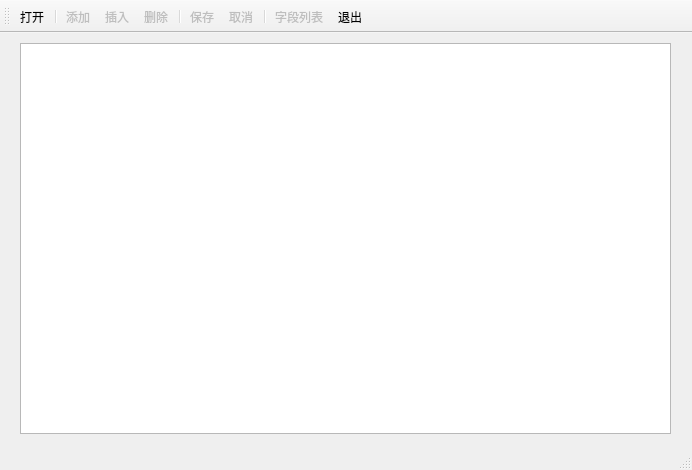
<?xml version="1.0" encoding="UTF-8"?>
<ui version="4.0">
 <class>MainWindow</class>
 <widget class="QMainWindow" name="MainWindow">
  <property name="geometry">
   <rect>
    <x>0</x>
    <y>0</y>
    <width>692</width>
    <height>470</height>
   </rect>
  </property>
  <property name="windowTitle">
   <string>QSqlRelationalTableModel的使用</string>
  </property>
  <widget class="QWidget" name="centralwidget">
   <widget class="QTableView" name="tableView">
    <property name="geometry">
     <rect>
      <x>20</x>
      <y>10</y>
      <width>651</width>
      <height>391</height>
     </rect>
    </property>
   </widget>
  </widget>
  <widget class="QStatusBar" name="statusbar"/>
  <widget class="QToolBar" name="toolBar">
   <property name="windowTitle">
    <string>toolBar</string>
   </property>
   <attribute name="toolBarArea">
    <enum>TopToolBarArea</enum>
   </attribute>
   <attribute name="toolBarBreak">
    <bool>false</bool>
   </attribute>
   <addaction name="action_open"/>
   <addaction name="separator"/>
   <addaction name="action_add"/>
   <addaction name="action_insert"/>
   <addaction name="action_delete"/>
   <addaction name="separator"/>
   <addaction name="action_save"/>
   <addaction name="action_cancel"/>
   <addaction name="separator"/>
   <addaction name="action_blockList"/>
   <addaction name="action_quit"/>
  </widget>
  <action name="action_open">
   <property name="text">
    <string>打开</string>
   </property>
   <property name="menuRole">
    <enum>QAction::NoRole</enum>
   </property>
  </action>
  <action name="action_add">
   <property name="enabled">
    <bool>false</bool>
   </property>
   <property name="text">
    <string>添加</string>
   </property>
   <property name="menuRole">
    <enum>QAction::NoRole</enum>
   </property>
  </action>
  <action name="action_insert">
   <property name="enabled">
    <bool>false</bool>
   </property>
   <property name="text">
    <string>插入</string>
   </property>
   <property name="menuRole">
    <enum>QAction::NoRole</enum>
   </property>
  </action>
  <action name="action_delete">
   <property name="enabled">
    <bool>false</bool>
   </property>
   <property name="text">
    <string>删除</string>
   </property>
   <property name="menuRole">
    <enum>QAction::NoRole</enum>
   </property>
  </action>
  <action name="action_save">
   <property name="enabled">
    <bool>false</bool>
   </property>
   <property name="text">
    <string>保存</string>
   </property>
   <property name="menuRole">
    <enum>QAction::NoRole</enum>
   </property>
  </action>
  <action name="action_cancel">
   <property name="enabled">
    <bool>false</bool>
   </property>
   <property name="text">
    <string>取消</string>
   </property>
   <property name="menuRole">
    <enum>QAction::NoRole</enum>
   </property>
  </action>
  <action name="action_blockList">
   <property name="enabled">
    <bool>false</bool>
   </property>
   <property name="text">
    <string>字段列表</string>
   </property>
   <property name="menuRole">
    <enum>QAction::NoRole</enum>
   </property>
  </action>
  <action name="action_quit">
   <property name="text">
    <string>退出</string>
   </property>
   <property name="menuRole">
    <enum>QAction::NoRole</enum>
   </property>
  </action>
 </widget>
 <resources/>
 <connections>
  <connection>
   <sender>action_quit</sender>
   <signal>triggered()</signal>
   <receiver>MainWindow</receiver>
   <slot>close()</slot>
   <hints>
    <hint type="sourcelabel">
     <x>-1</x>
     <y>-1</y>
    </hint>
    <hint type="destinationlabel">
     <x>345</x>
     <y>234</y>
    </hint>
   </hints>
  </connection>
 </connections>
</ui>
